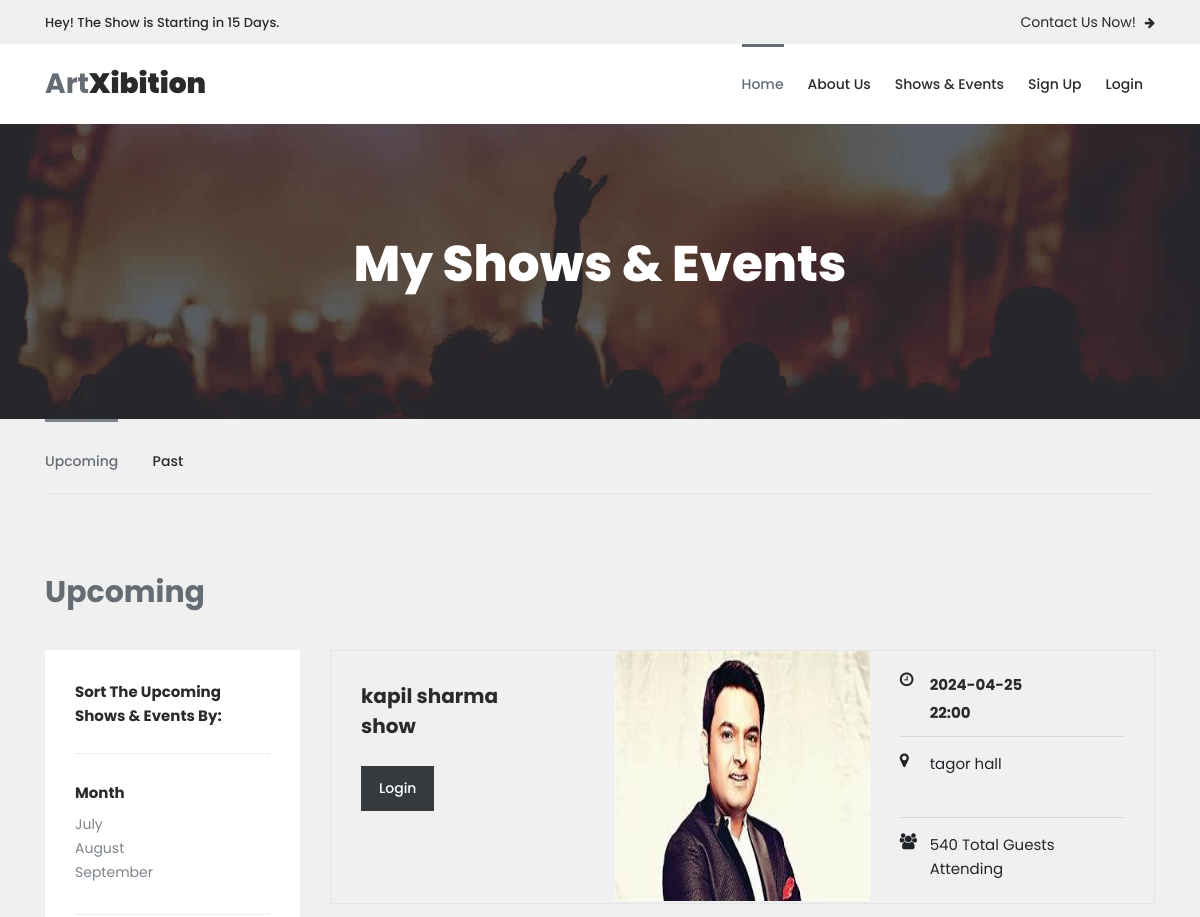
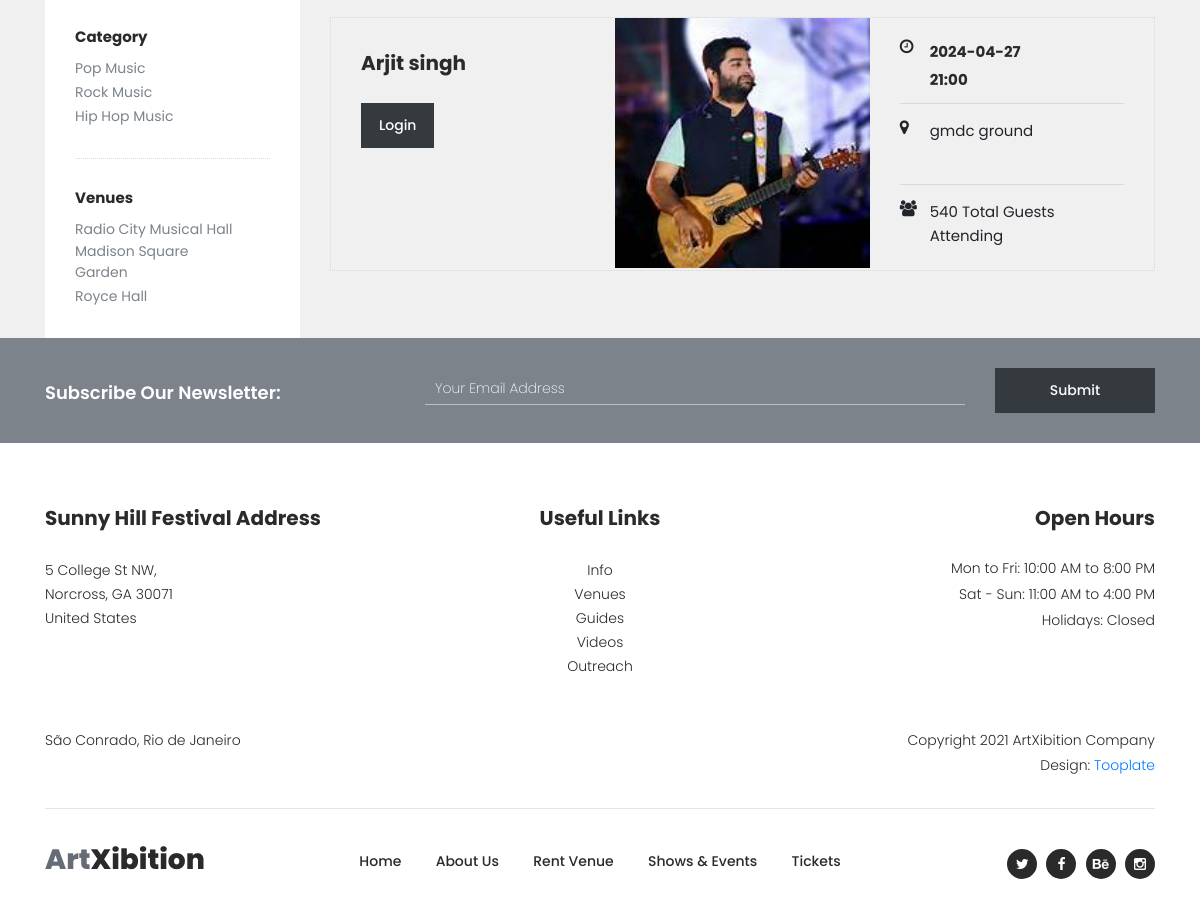
Screenshot of /shows-events/ with the database file from the repository (2 pictures, top to bottom).
### myapp/models.py (models this page shows, shortened)
class Event(models.Model):
	manager=models.ForeignKey(User,on_delete=models.CASCADE)
	event_name=models.CharField(max_length=100)
	event_date=models.CharField(max_length=100)
	event_time=models.CharField(max_length=100)
	event_venue=models.TextField()
	event_picture=models.ImageField(upload_to="event_picture/")
	event_price=models.PositiveIntegerField()

### myapp/views.py (the view)
# urls.py: path('shows-events/',views.shows_events,name='shows-events'),
def shows_events(request):
	events=Event.objects.all()
	return render(request,'shows-events.html',{'events':events})

### myapp/templates/shows-events.html (shortened to what this page needs)
{% extends 'header.html' %}
{% load static %}
{% block content %}
<!DOCTYPE html>
<html lang="en">
<head>
</head>
<body>
    <div class="page-heading-shows-events">
        <div class="container">
            <div class="row">
                <div class="col-lg-12">
                    <h2>My Shows & Events</h2>
                </div>
            </div>
        </div>
    </div>
    <div class="shows-events-tabs">
        <div class="container">
            <div class="row">
                <div class="col-lg-12">
                    <div class="row" id="tabs">
                        <div class="col-lg-12">
                            <div class="heading-tabs">
                                <div class="row">
                                    <div class="col-lg-8">
                                        <ul>
                                          <li><a href='#tabs-1'>Upcoming</a></li>
                                          <li><a href='#tabs-2'>Past</a></a></li>
                                      </ul>
                                  </div>
                              </div>
                          </div>
                      </div>
                      <div class="col-lg-12">
                        <section class='tabs-content'>
                            <article id='tabs-1'>
                                <div class="row">
                                    <div class="col-lg-12">
                                        <div class="heading"><h2>Upcoming</h2></div>
                                    </div>
                                    <div class="col-lg-3">
                                        <div class="sidebar">
                                            <div class="row">
                                                <div class="col-lg-12">
                                                    <div class="heading-sidebar">
                                                        <h4>Sort The Upcoming Shows & Events By:</h4>
                                                    </div>
                                                </div>
                                                <div class="col-lg-12">
                                                    <div class="month">
                                                        <h6>Month</h6>
                                                        <ul>
                                                            <li><a href="#">July</a></li>
                                                            <li><a href="#">August</a></li>
                                                            <li><a href="#">September</a></li>
                                                        </ul>
                                                    </div>
                                                </div>
                                                <div class="col-lg-12">
                                                    <div class="category">
                                                        <h6>Category</h6>
                                                        <ul>
                                                            <li><a href="#">Pop Music</a></li>
                                                            <li><a href="#">Rock Music</a></li>
                                                            <li><a href="#">Hip Hop Music</a></li>
                                                        </ul>
                                                    </div>
                                                </div>
                                                <div class="col-lg-12">
                                                    <div class="venues">
                                                        <h6>Venues</h6>
                                                        <ul>
                                                            <li><a href="#">Radio City Musical Hall</a></li>
                                                            <li><a href="#">Madison Square Garden</a></li>
                                                            <li><a href="#">Royce Hall</a></li>
                                                        </ul>
                                                    </div>
                                                </div>
                                            </div>
                                        </div>
                                    </div>
                                    <div class="col-lg-9">
                                        <div class="row">
                                            {% for i in events %}
                                            <div class="col-lg-12">
                                                <div class="event-item">
                                                    <div class="row">
                                                        <div class="col-lg-4">
                                                            <div class="left-content">
                                                                <h4>{{i.event_name}}</h4>
                                                                <div class="main-dark-button">
                                                                    {% if request.session.email %}
                                                                    <a href="{% url 'event-details' pk=i.pk %}">Details</a>
                                                                {% else %}
                                                                    <a href="{% url 'login' %}">Login</a>
                                                                {% endif %}
                                                                </div>
                                                            </div>
                                                        </div>
                                                        <div class="col-lg-4">
                                                            <div class="thumb">
                                                                <img src="{{i.event_picture.url}}" alt="" style="height: 250px;width: 300px;">
                                                            </div>
                                                        </div>
                                                        <div class="col-lg-4">
                                                            <div class="right-content">
                                                                <ul>
                                                                    <li>
                                                                        <i class="fa fa-clock-o"></i>
                                                                        <h6>{{i.event_date}}<br>{{i.event_time}}</h6>
                                                                    </li>
                                                                    <li>
                                                                        <i class="fa fa-map-marker"></i>
                                                                        <span>{{i.event_venue}}</span>
                                                                    </li>
                                                                    <li>
                                                                        <i class="fa fa-users"></i>
                                                                        <span>540 Total Guests Attending</span>
                                                                    </li>
                                                                </ul>
                                                            </div>
                                                        </div>
                                                    </div>
                                                </div>
                                            </div>
                                            {% endfor %}
                                        </div>
                                    </div>
                                </div>
                            </article>
                        </section>
                    </div>
                </div>
            </div>
        </div>
    </div>
</div>
<div class="subscribe">
    <div class="container">
        <div class="row">
            <div class="col-lg-4">
                <h4>Subscribe Our Newsletter:</h4>
            </div>
            <div class="col-lg-8">
                <form id="subscribe" action="" method="get">
                    <div class="row">
                      <div class="col-lg-9">
                        <fieldset>
                          <input name="email" type="text" id="email" pattern="[^ @]*@[^ @]*" placeholder="Your Email Address" required="">
                      </fieldset>
                  </div>
                  <div class="col-lg-3">
                    <fieldset>
                      <button type="submit" id="form-submit" class="main-dark-button">Submit</button>
                  </fieldset>
              </div>
          </div>
      </form>
  </div>
</div>
</div>
</div>
</body>
</html>
{% endblock %}

### rows the page displays
Event: event_name "kapil sharma show", event_picture (picture), event_date "2024-04-25", event_time "22:00", event_venue "tagor hall"
Event: event_name "Arjit singh", event_picture (picture), event_date "2024-04-27", event_time "21:00", event_venue "gmdc ground"
